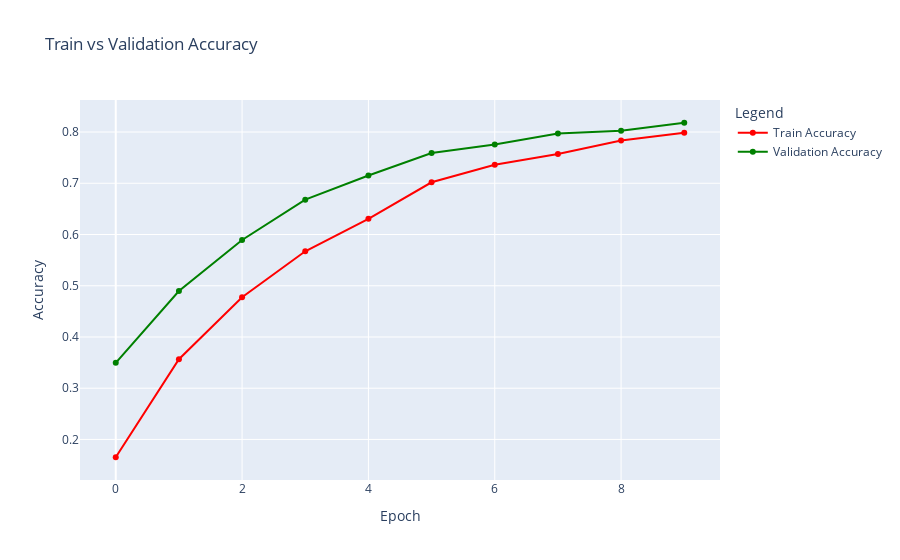
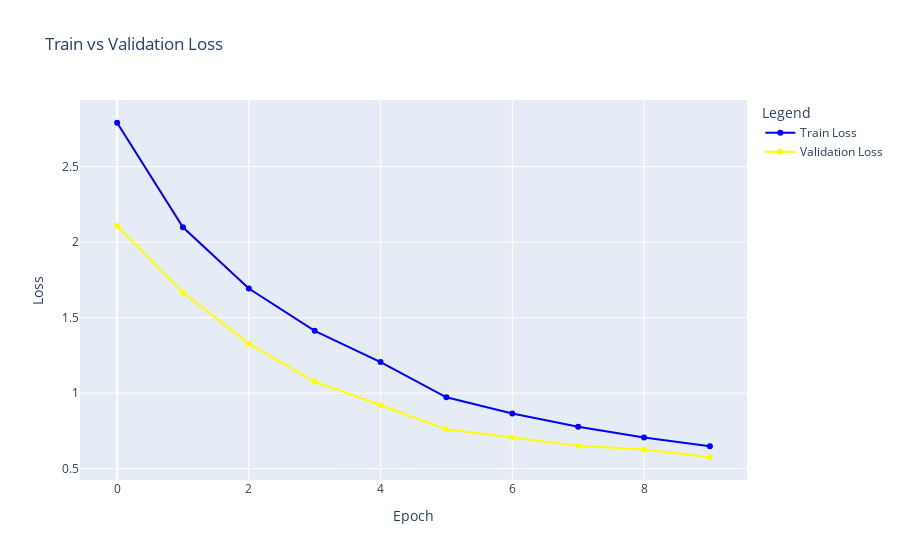

Notebook code for these charts, in order:
### Markdown cell above
# **Improved CNN**

### Code cell
import torch
import torch.nn as nn
import torch.optim as optim
from torchvision import datasets, transforms
from torch.utils.data import DataLoader
from tqdm import tqdm
import os
from sklearn.metrics import confusion_matrix, classification_report
import numpy as np

# Check GPU availability
device = torch.device("cuda" if torch.cuda.is_available() else "cpu")
print(f"Using device: {device}")

# Dataset structure
dataset_dir = "bird"
train_dir = os.path.join(dataset_dir, "train")
valid_dir = os.path.join(dataset_dir, "valid")
test_dir = os.path.join(dataset_dir, "test")

# Data Transforms

transform_train = transforms.Compose([
    transforms.Resize((128, 128)),
    transforms.RandomHorizontalFlip(),
    transforms.RandomRotation(15),
    transforms.ColorJitter(brightness=0.3, contrast=0.3, saturation=0.2, hue=0.1),
    transforms.ToTensor(),
    transforms.Normalize(mean_list, std_list)
])

transform_test = transforms.Compose([
    transforms.Resize((128, 128)),
    transforms.ToTensor(),
    transforms.Normalize(mean_list, std_list)
])

# Load datasets
train_dataset = datasets.ImageFolder(train_dir, transform=transform_train)
valid_dataset = datasets.ImageFolder(valid_dir, transform=transform_test)
test_dataset = datasets.ImageFolder(test_dir, transform=transform_test)

train_loader = DataLoader(train_dataset, batch_size=32, shuffle=True)
valid_loader = DataLoader(valid_dataset, batch_size=32, shuffle=False)
test_loader = DataLoader(test_dataset, batch_size=32, shuffle=False)

# Improved CNN Model
class ImprovedCNN(nn.Module):
    def __init__(self, num_classes):
        super(ImprovedCNN, self).__init__()
        self.conv_layers = nn.Sequential(
            nn.Conv2d(3, 32, kernel_size=3, padding=1), nn.ReLU(),
            nn.Conv2d(32, 32, kernel_size=3, padding=1), nn.ReLU(),
            nn.BatchNorm2d(32),
            nn.MaxPool2d(2, 2),
            nn.Conv2d(32, 64, kernel_size=3, padding=1), nn.ReLU(),
            nn.Conv2d(64, 64, kernel_size=3, padding=1), nn.ReLU(),
            nn.BatchNorm2d(64),
            nn.MaxPool2d(2, 2),
            nn.Conv2d(64, 128, kernel_size=3, padding=1), nn.ReLU(),
            nn.Conv2d(128, 128, kernel_size=3, padding=1), nn.ReLU(),
            nn.BatchNorm2d(128),
            nn.MaxPool2d(2, 2),
            nn.Conv2d(128, 256, kernel_size=3, padding=1), nn.ReLU(),
            nn.Conv2d(256, 256, kernel_size=3, padding=1), nn.ReLU(),
            nn.BatchNorm2d(256),
            nn.MaxPool2d(2, 2)
        )

        self.fc_layers = nn.Sequential(
            nn.Flatten(),
            nn.Linear(256 * 8 * 8, 1024), nn.ReLU(), nn.Dropout(0.5),
            nn.Linear(1024, 512), nn.ReLU(), nn.Dropout(0.5),
            nn.Linear(512, num_classes)
        )

    def forward(self, x):
        x = self.conv_layers(x)
        x = self.fc_layers(x)
        return x


# Initialize the model
num_classes = len(train_dataset.classes)
model = ImprovedCNN(num_classes).to(device)

# Loss function and optimizer
criterion = nn.CrossEntropyLoss()
optimizer = optim.AdamW(model.parameters(), lr=1e-4, weight_decay=1e-5)
scheduler = optim.lr_scheduler.StepLR(optimizer, step_size=5, gamma=0.5)

# Training Loop with Fine-Tuning
num_epochs = 10
history_improved_cnn = {'train_loss': [], 'valid_loss': [], 'train_acc': [], 'valid_acc': []}

for epoch in range(num_epochs):
    # Training phase
    model.train()
    train_loss, correct, total = 0.0, 0, 0
    for inputs, labels in tqdm(train_loader, desc=f"Epoch {epoch+1}/{num_epochs} - Training"):
        inputs, labels = inputs.to(device), labels.to(device)
        optimizer.zero_grad()
        outputs = model(inputs)
        loss = criterion(outputs, labels)
        loss.backward()
        optimizer.step()

        train_loss += loss.item() * inputs.size(0)
        _, preds = torch.max(outputs, 1)
        correct += (preds == labels).sum().item()
        total += labels.size(0)

    train_acc = correct / total
    history_improved_cnn['train_loss'].append(train_loss / len(train_loader.dataset))
    history_improved_cnn['train_acc'].append(train_acc)

    # Validation phase
    model.eval()
    valid_loss, correct, total = 0.0, 0, 0
    with torch.no_grad():
        for inputs, labels in tqdm(valid_loader, desc=f"Epoch {epoch+1}/{num_epochs} - Validation"):
            inputs, labels = inputs.to(device), labels.to(device)
            outputs = model(inputs)
            loss = criterion(outputs, labels)

            valid_loss += loss.item() * inputs.size(0)
            _, preds = torch.max(outputs, 1)
            correct += (preds == labels).sum().item()
            total += labels.size(0)

    valid_acc = correct / total
    history_improved_cnn['valid_loss'].append(valid_loss / len(valid_loader.dataset))
    history_improved_cnn['valid_acc'].append(valid_acc)

    print(f"Epoch {epoch+1}/{num_epochs} - Train Loss: {history_improved_cnn['train_loss'][-1]:.4f}, "
          f"Train Accuracy: {train_acc:.4f}, Valid Loss: {history_improved_cnn['valid_loss'][-1]:.4f}, "
          f"Valid Accuracy: {valid_acc:.4f}")

    # Scheduler step
    scheduler.step()

# Testing Phase
model.eval()
all_preds, all_labels = [], []
with torch.no_grad():
    for inputs, labels in tqdm(test_loader, desc="Testing"):
        inputs, labels = inputs.to(device), labels.to(device)
        outputs = model(inputs)
        _, preds = torch.max(outputs, 1)
        all_preds.extend(preds.cpu().numpy())
        all_labels.extend(labels.cpu().numpy())

test_acc = (np.array(all_preds) == np.array(all_labels)).mean()
print(f"\nTest Accuracy: {test_acc:.4f}")

# Classification Report
print("\nClassification Report:")
print(classification_report(all_labels, all_preds, target_names=test_dataset.classes))


plot_training_history(history_improved_cnn)

### Figure 1 — Plotly figure (JSON) as saved in the notebook; plotly's stock layout.template omitted (floating-point values rounded to 4 significant figures)
{"data": [{"line": {"color": "red"}, "mode": "lines+markers", "name": "Train Accuracy", "type": "scatter", "y": [0.1653, 0.3566, 0.4776, 0.5672, 0.6306, 0.7019, 0.7361, 0.757, 0.7836, 0.7985]}, {"line": {"color": "green"}, "mode": "lines+markers", "name": "Validation Accuracy", "type": "scatter", "y": [0.3495, 0.4898, 0.5893, 0.6681, 0.7152, 0.7589, 0.7756, 0.797, 0.8027, 0.8181]}], "layout": {"legend": {"title": {"text": "Legend"}}, "title": {"text": "Train vs Validation Accuracy"}, "xaxis": {"title": {"text": "Epoch"}}, "yaxis": {"title": {"text": "Accuracy"}}}}

### Figure 2 — Plotly figure (JSON) as saved in the notebook; plotly's stock layout.template omitted (floating-point values rounded to 4 significant figures)
{"data": [{"line": {"color": "blue"}, "mode": "lines+markers", "name": "Train Loss", "type": "scatter", "y": [2.791, 2.098, 1.693, 1.413, 1.206, 0.9727, 0.865, 0.7771, 0.7064, 0.6491]}, {"line": {"color": "yellow"}, "mode": "lines+markers", "name": "Validation Loss", "type": "scatter", "y": [2.109, 1.667, 1.328, 1.076, 0.9203, 0.7606, 0.7064, 0.651, 0.6268, 0.5757]}], "layout": {"legend": {"title": {"text": "Legend"}}, "title": {"text": "Train vs Validation Loss"}, "xaxis": {"title": {"text": "Epoch"}}, "yaxis": {"title": {"text": "Loss"}}}}
